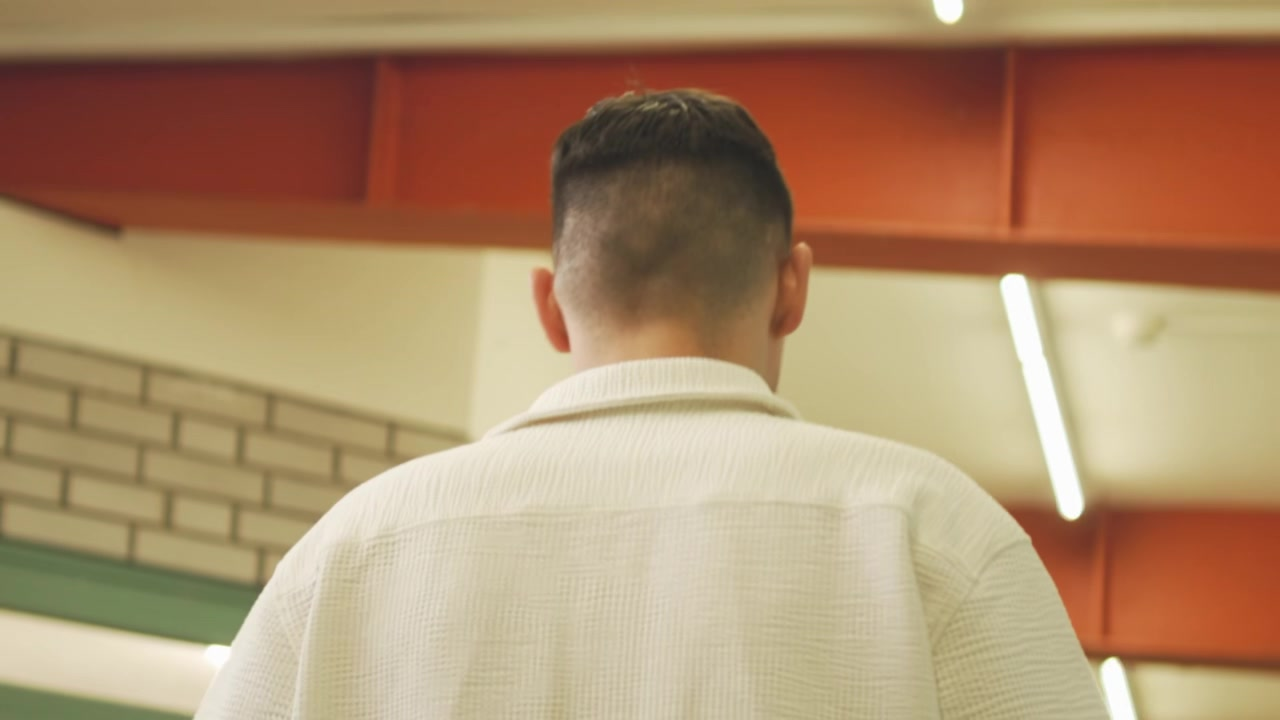
#> input picture _assets_raw/dense/d_0005.jpg, 1280 x 720 px; its folder holds only this picture in this run
$ python score.py
#> lines starting #> are read from the running program, lines starting #| are printed output that depends on the picture
"""
Kockák pontozása, hogy ne szemre kelljen kitalálni, melyik használható.

Amit mérünk:
  eles     — Laplace-variancia: mennyire éles / mennyire bemozdult
  vilagos  — átlagos világosság (a túl sötét / kiégett kockák kiesnek)
  kontraszt— szórás
  szin     — átlagos telítettség (a film fekete-fehér szakasza így kiszűrhető)
"""

import glob
import json

import numpy as np
from PIL import Image

rows = []
for path in sorted(glob.glob("_assets_raw/dense/d_*.jpg")):
    im = Image.open(path).convert("RGB")
#> im is the input picture: PIL image 1280x720 RGB; mean R, G, B 172.7, 140.7, 108
    small = im.resize((640, 360))
    arr = np.asarray(small, dtype=np.float32)

    gray = arr @ np.array([0.299, 0.587, 0.114], dtype=np.float32)
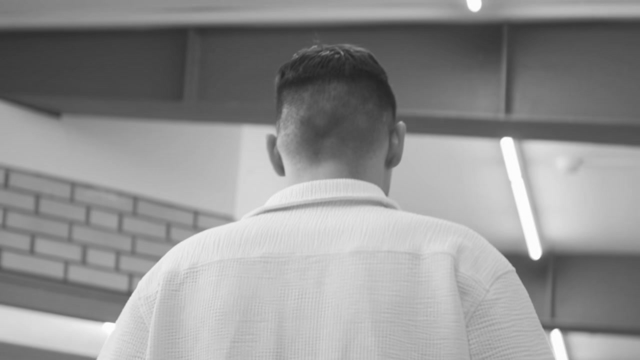
#> gray: shape (360, 640) float32; min 34.84, max 254.5, mean 146.5

    # Laplace-kernel konvolúció, egyszerű eltolásokkal
    lap = (
        -4 * gray[1:-1, 1:-1]
        + gray[:-2, 1:-1]
        + gray[2:, 1:-1]
        + gray[1:-1, :-2]
        + gray[1:-1, 2:]
    )
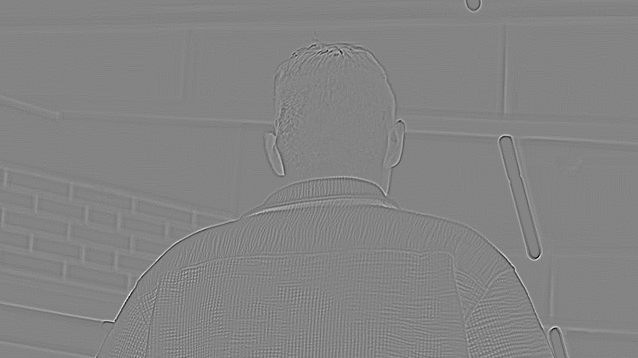
#> lap: shape (358, 638) float32; min -104.5, max 97.31, mean 0; drawn with min black and max white
    sharp = float(lap.var())
#> sharp = 28.31

    mx = arr.max(axis=2)
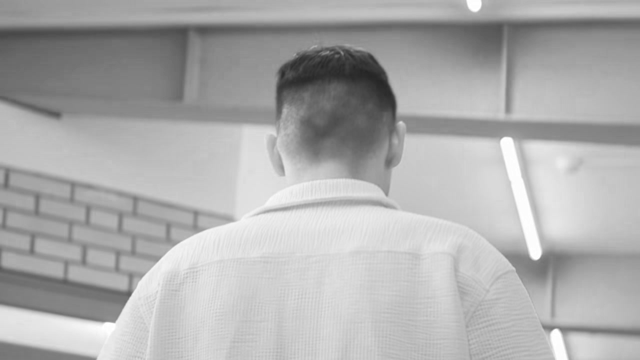
#> mx: shape (360, 640) float32; min 36, max 255, mean 173
    mn = arr.min(axis=2)
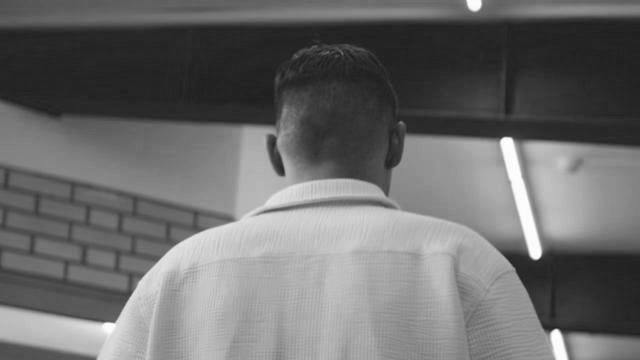
#> mn: shape (360, 640) float32; min 31, max 254, mean 108
    sat = float(np.mean((mx - mn) / (mx + 1e-6)))
#> sat = 0.406

    idx = int(path.split("_")[-1].split(".")[0])
    rows.append(
        {
            "file": path,
            "t": round((idx - 1) / 5, 1),  # fps=5
            "eles": round(sharp, 1),
            "vilagos": round(float(gray.mean()), 1),
            "kontraszt": round(float(gray.std()), 1),
            "szin": round(sat, 3),
        }
    )

json.dump(rows, open("_assets_raw/scores.json", "w"), indent=1)

# Használható = éles, nem sötét, nem kiégett, és színes (nem a B&W szakasz)
ok = [
    r
    for r in rows
    if r["eles"] > 120 and 55 < r["vilagos"] < 200 and r["kontraszt"] > 28 and r["szin"] > 0.10
]
#> ok = []
ok.sort(key=lambda r: -r["eles"])

print(f"osszes kocka: {len(rows)}  |  hasznalhato: {len(ok)}")
#| osszes kocka: 1  |  hasznalhato: 0
print("\n-- a 30 legelesebb --")
for r in ok[:30]:
    print(f"  {r['t']:5.1f}s  eles={r['eles']:7.1f}  vil={r['vilagos']:5.1f}  kontr={r['kontraszt']:5.1f}  szin={r['szin']:.2f}")
#> this loop made 0 passes

$ run again, on _assets_raw/dense/d_0013.jpg
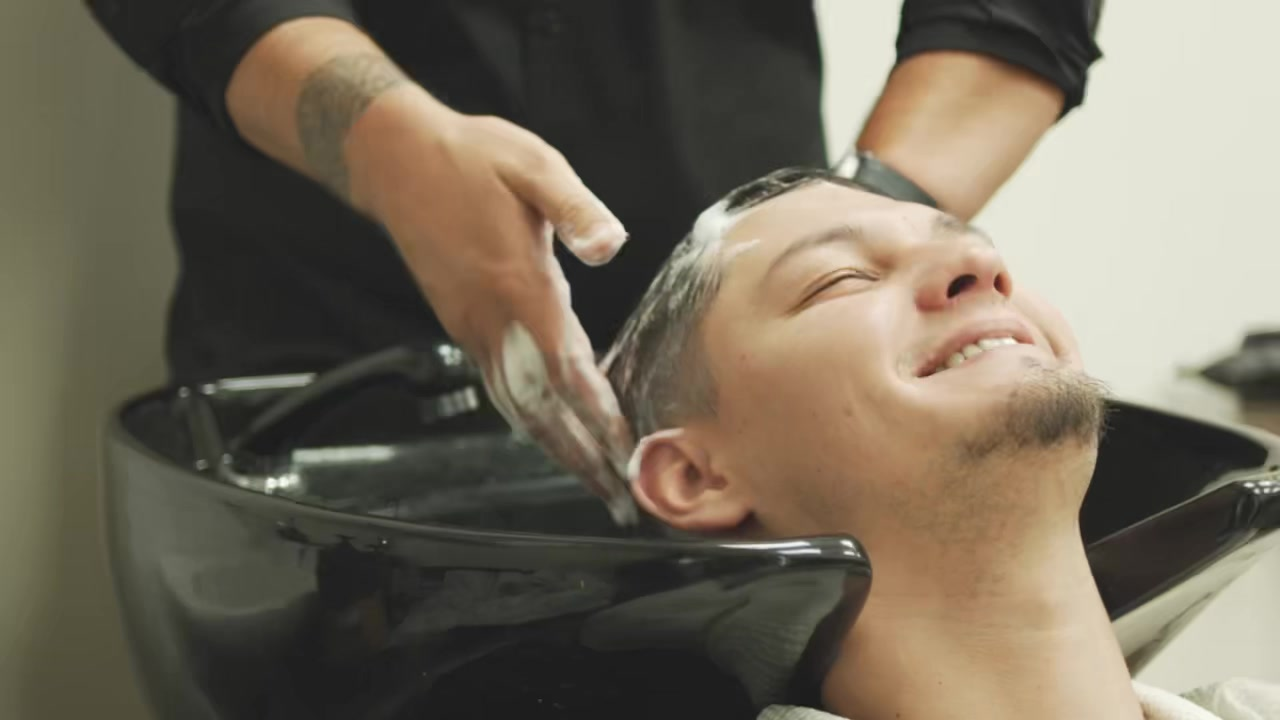
#> input picture _assets_raw/dense/d_0013.jpg, 1280 x 720 px
#> im is the input picture: PIL image 1280x720 RGB; mean R, G, B 116.1, 107.1, 91.1
#> `lap = ( -4 * gray[1:-1, 1:-1] + gray[:-2, 1:-1] + gray[2:, 1:-1] + gra..`:
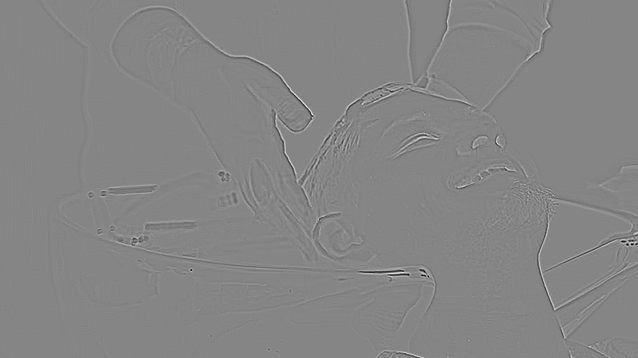
#> lap: shape (358, 638) float32; min -181.4, max 165.5, mean 0; drawn with min black and max white
#> sharp = 76.9
#> `mn = arr.min(axis=2)`:
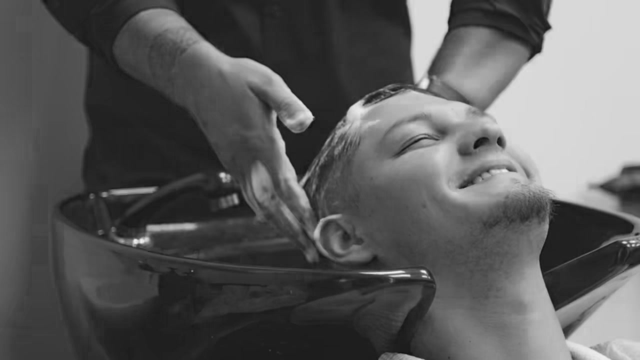
#> mn: shape (360, 640) float32; min 12, max 240, mean 91.1
#> sat = 0.188
#> ok = []
#| osszes kocka: 1  |  hasznalhato: 0
